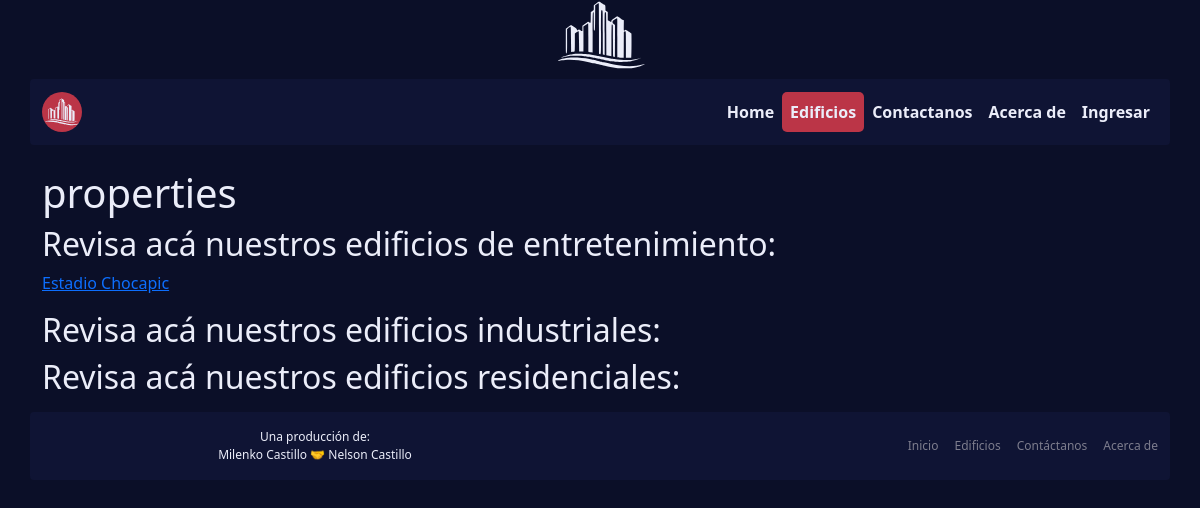
The app's page /edificios/, older data.
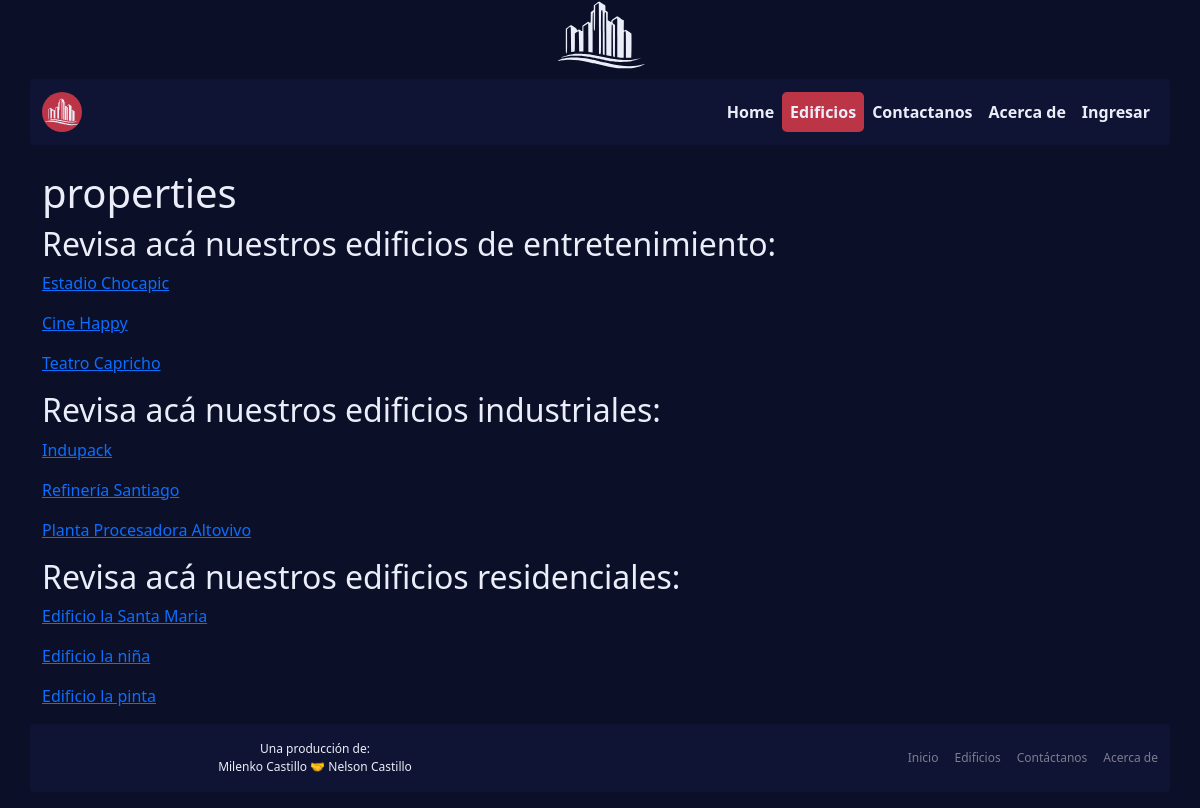
The same page, newer data.
### edificio/models.py (models this page shows)
class Property(models.Model):
    name = models.CharField(max_length=200)
    pub_date = models.DateTimeField("date published", auto_now_add=True, blank=True)
    price = models.DecimalField(max_digits=15, decimal_places=5)
    location = models.CharField(max_length=200)
    description = models.CharField(max_length=500)
    floors = models.PositiveSmallIntegerField()

class EntertainmentProperty(Property):
    type = models.CharField(max_length=50, default='entertainment')
    capacity = models.PositiveSmallIntegerField()

class Property(models.Model):
    name = models.CharField(max_length=200)
    pub_date = models.DateTimeField("date published", auto_now_add=True, blank=True)
    price = models.DecimalField(max_digits=15, decimal_places=5)
    location = models.CharField(max_length=200)
    description = models.CharField(max_length=500)
    floors = models.PositiveSmallIntegerField()

class IndustrialProperty(Property):
    type = models.CharField(max_length=50, default='industrial')
    industry = models.CharField(max_length=50)

class ResidentialProperty(Property):
    type = models.CharField(max_length=50, default='residential')
    total_rooms = models.PositiveSmallIntegerField()

### edificio/views.py (the view)
# urls.py: path("edificios/", edificio_views.edificio, name="properties"),
def edificio(request):
    EntProps = EntertainmentProperty.objects.all()
    IndProps = IndustrialProperty.objects.all()
    ResProps = ResidentialProperty.objects.all()
    context = {'EntProps': EntProps, 'IndProps': IndProps, 'ResProps': ResProps}
    return render(request, 'properties.html', context)

### venta/templates/properties.html
{% extends './base.html' %}
{% load static %}
{% block content %}
<h1>properties</h1>
<h2>Revisa acá nuestros edificios de entretenimiento:</h2>
{% for entprop in EntProps %}
<p><a href="/edificios/entretenimiento/{{entprop.id}}">{{ entprop.name }}</a></p>
{% endfor %}
<h2>Revisa acá nuestros edificios industriales:</h2>
{% for indprop in IndProps %}
<p><a href="/edificios/industrial/{{indprop.id}}">{{ indprop.name }}</a></p>
{% endfor %}
<h2>Revisa acá nuestros edificios residenciales:</h2>
{% for resprop in ResProps %}
<p><a href="/edificios/residencial/{{resprop.id}}">{{ resprop.name }}</a></p>
{% endfor %}
{% endblock %}

### venta/templates/base.html (shortened to what this page needs)
{% load static %}
<!DOCTYPE html>
<html lang="en">
<head>
  <link href="https://cdn.jsdelivr.net/npm/bootstrap@5.3.0/dist/css/bootstrap.min.css" rel="stylesheet">
  <link rel="stylesheet" href="{% static './css/style.css' %}">
</head>
<body>
  <header>
    <div class="container-sm text-center">
      <img src="{% static './img/logo.svg' %}" width="100" alt="">
    </div>
    {% include './navbar.html' %}
  </header>
  <main>
    <div class="container-sm">
      {% block content %}
      {% endblock %}
    </div>
  </main>
  <footer>
    {% include './footer.html' %}
  </footer>
</body>
</html>

### venta/templates/navbar.html (shortened to what this page needs)
{% load static %}
<nav class="navbar navbar-expand-sm">
  <div class="container-sm secondary-bg py-2">
    <a class="navbar-brand" href="{% url 'index' %}">
      <img class="logo-bg" src="{% static './img/logo.svg' %}" width="40" alt="">
    </a>
    <div class="collapse navbar-collapse justify-content-end" id="navbarNav">
      <ul class="navbar-nav">
        <li class="nav-item">
          <a id="index-link" class="nav-link active" aria-current="page" href="{% url 'index' %}">Home</a>
        </li>
        <li class="nav-item">
          <a id="properties-link" class="nav-link" href="{% url 'properties' %}">Edificios</a>
        </li>
        <li class="nav-item">
          <a id="contact-link" class="nav-link" href="{% url 'contact' %}">Contactanos</a>
        </li>
        <li class="nav-item">
          <a id="about-link" class="nav-link" href="{% url 'about' %}">Acerca de</a>
        </li>
        {% if user.is_authenticated %}
        <li class="nav-item">
          <a id="logout-link" class="nav-link" href="{% url 'logout' %}">Salir</a>
        </li>
        {% else %}
        <li class="nav-item">
          <a id="login-link" class="nav-link" href="{% url 'login' %}">Ingresar</a>
        </li>
        {% endif %}
      </ul>
    </div>
  </div>
</nav>

### venta/templates/footer.html
<div class="container-sm text-center py-3 secondary-bg">
  <div class="d-flex row row-cols-2">
    <div class="col align-self-center">
      <div class="">Una producción de:</div>
      <div class="">Milenko Castillo 🤝 Nelson Castillo</div>
    </div>
    <div class="col align-self-center">
      <div class="row align-items-center g-sm-3  justify-content-end">
        <div class="col-auto">
          <a href="{% url 'index' %}">Inicio</a>
        </div>
        <div class="col-auto">
          <a href="{% url 'properties' %}">Edificios</a>
        </div>
        <div class="col-auto">
          <a href="{% url 'contact' %}">Contáctanos</a>
        </div>
        <div class="col-auto">
          <a href="{% url 'about' %}">Acerca de</a>
        </div>
      </div>
    </div>
  </div>
</div>

### venta/static/css/style.css (style rules this page uses)
:root { --text: #ebedf9; --secondary-text: #7d7d8d; --background: #0b0f28; --secondary-background: #0f1434; --tertiary-background: hsla(231, 54%, 95%, 0.1); --primary-button: #bb3547; --accent: #296b1e; }
body { color: var(--text); background-color: var(--background); }
body > * + * { margin: 1rem 0; }
nav { color: var(--text); font-weight: 600; }
.nav-link { color: var(--text); }
.navbar-nav .nav-link.active, .navbar-nav .nav-link.show, .nav-link:hover { color: var(--primary-button); }
.navbar-nav .nav-link.active { background-color: var(--primary-button); color: var(--text); border-radius: 5px; }
.logo-bg { background-color: var(--primary-button); aspect-ratio: 1/1; border-radius: 50%; }
footer { font-size: 0.75rem; color: var(--text); }
footer a { text-decoration: none; color: var(--secondary-text); }
.secondary-bg { background-color: var(--secondary-background); border-radius: 4px; }
@media (min-width: 1200px) { .container-sm { width: 1200px; } }

Row changes from the older to the newer data that the page shows:
added EntertainmentProperty: name "Cine Happy"
added EntertainmentProperty: name "Teatro Capricho"
added IndustrialProperty: name "Indupack"
added IndustrialProperty: name "Refinería Santiago"
added IndustrialProperty: name "Planta Procesadora Altovivo"
added ResidentialProperty: name "Edificio la Santa Maria"
added ResidentialProperty: name "Edificio la niña"
added ResidentialProperty: name "Edificio la pinta"
